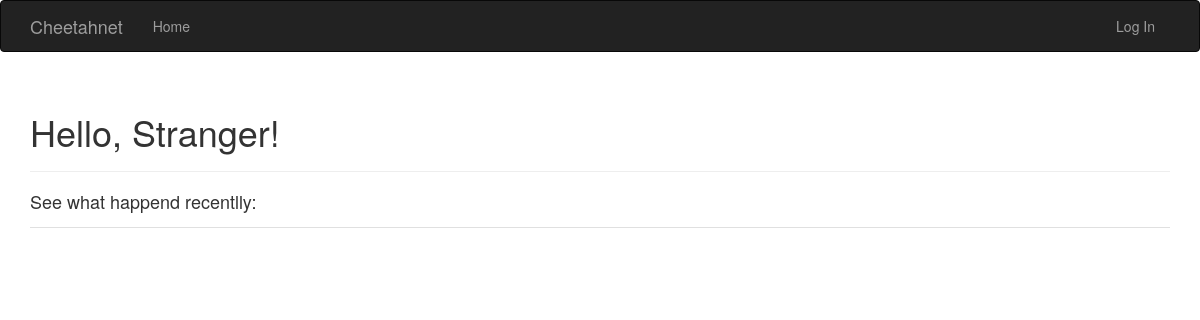
Before: / with the older database file.
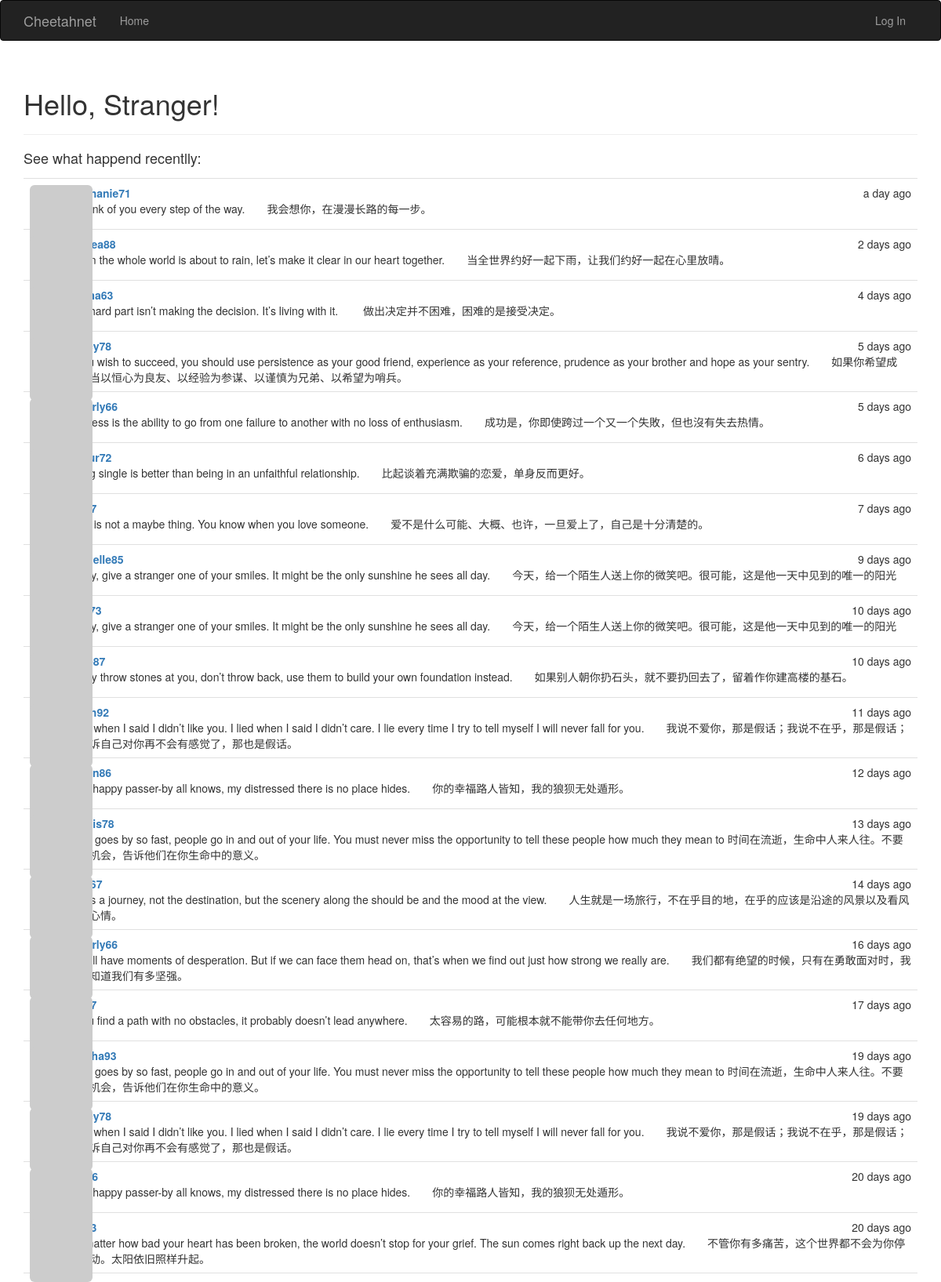
After: the same page with the newer database file.
### app/models.py (models this page shows, shortened)
class Post(db.Model):
    __tablename__ = 'posts'
    id = db.Column(db.Integer, primary_key=True)
    body = db.Column(db.Text)
    timestamp = db.Column(db.DateTime, index=True, default=datetime.utcnow)
    author_id = db.Column(db.Integer, db.ForeignKey('users.id'))

class User(UserMixin, db.Model):
    __tablename__ = 'users'
    id = db.Column(db.Integer, primary_key=True)
    email = db.Column(db.String(64), unique=True, index=True)
    username = db.Column(db.String(64), unique=True, index=True)
    password_hash = db.Column(db.String(128))
    role_id = db.Column(db.Integer, db.ForeignKey('roles.id'))
    confirmed = db.Column(db.Boolean, default=False)
    name = db.Column(db.String(64))
    location = db.Column(db.String(64))
    about_me = db.Column(db.Text())
    member_since = db.Column(db.DateTime(), default=datetime.utcnow)
    last_seen = db.Column(db.DateTime(), default=datetime.utcnow)
    avatar_hash = db.Column(db.String(32))
    posts = db.relationship('Post', backref='author', lazy='dynamic')
    @property
    def password(self):
        raise AttributeError('password is not a readable attribute')
    def gravatar_hash(self):
        return hashlib.md5(self.email.lower().encode('utf-8')).hexdigest()
    def gravatar(self, size=100, default='identicon', rating='g'):
        url = 'https://secure.gravatar.com/avatar'
        hash = self.avatar_hash or self.gravatar_hash()
        return '{url}/{hash}?s={size}&d={default}&r={rating}'.format(
            url=url, hash=hash, size=size, default=default, rating=rating)

### app/main/views.py (the view)
@main.route('/', methods=['GET', 'POST'])
def index():
    form = PostForm()
    if current_user.can(Permission.WRITE) and form.validate_on_submit():
        post = Post(body=form.body.data,
                    author=current_user._get_current_object())
        db.session.add(post)
        db.session.commit()
        return redirect(url_for('.index'))
    posts = Post.query.order_by(Post.timestamp.desc()).all()
    '''
    page = request.args.get('page', 1, type=int)
    show_followed = False
    if current_user.is_authenticated:
        show_followed = bool(request.cookies.get('show_followed', ''))
    if show_followed:
        query = current_user.followed_posts
    else:
        query = Post.query
    pagination = query.order_by(Post.timestamp.desc()).paginate(
        page, per_page=current_app.config['FLASKY_POSTS_PER_PAGE'],
        error_out=False)
    posts = pagination.items
    '''
    return render_template('index.html', form=form, posts=posts)

### app/auth/views.py (called while the page is built)
@auth.before_app_request
def before_request():
    if current_user.is_authenticated:
        current_user.ping()
        if not current_user.confirmed \
                and request.blueprint != 'auth' \
                and request.endpoint != 'static':
            return redirect(url_for('auth.unconfirmed'))

### app/main/__init__.py (called while the page is built)
@main.app_context_processor
def inject_permissions():
    return dict(Permission=Permission)

### app/models.py (called while the page is built)
    def can(self, permissions):
        return False

### app/templates/index.html (shortened to what this page needs)
{% extends "base.html" %}
{% import "bootstrap/wtf.html" as wtf %}
{% block page_content %}
    <div class="page-header">
        <h1>Hello, {% if current_user.is_authenticated %}{{ current_user.username }}{% else %}Stranger{% endif %}!</h1>
    </div>
   {% if not current_user.is_authenticated %}
    <h4>
        See what happend recentlly:
        </h4>
 {% endif %}
    {% include '_posts.html' %}
{% endblock %}

### app/templates/base.html (shortened to what this page needs)
{% extends "bootstrap/base.html" %}
{% block head %}
{{ super() }}
<link rel="stylesheet" type="text/css" href="{{ url_for('static', filename='styles.css') }}">
{% endblock %}
{% block navbar %}
<div class="navbar navbar-inverse" role="navigation">
    <div class="container">
        <div class="navbar-header">
            <a class="navbar-brand" href="{{ url_for('main.index') }}">Cheetahnet</a>
        </div>
        <div class="navbar-collapse collapse">
            <ul class="nav navbar-nav">
                <li><a href="{{ url_for('main.index') }}">Home</a></li>
            </ul>
            <ul class="nav navbar-nav navbar-right">
                {% if current_user.is_authenticated %}
                <li class="dropdown">
                    <a href="#" class="dropdown-toggle" data-toggle="dropdown">
                        <!--
                        -->
                    {{ current_user.email }} <b class="caret"></b>
                    </a>
                    <ul class="dropdown-menu">
                        <li><a href="{{ url_for('auth.password_change') }}">Change Password</a></li>
                        <li><a href="{{ url_for('auth.deleteself') }}">deleteself</a></li>
                        <li><a href="{{ url_for('auth.removeallpost') }}">removeallpost</a></li>
                        <li><a href="{{ url_for('auth.logout') }}">Log Out</a></li>
                    </ul>
                </li>
                {% else %}
                <li><a href="{{ url_for('auth.login') }}">Log In</a></li>
                {% endif %}
            </ul>
        </div>
    </div>
</div>
{% endblock %}
{% block content %}
<div class="container">
    {% block page_content %}{% endblock %}
</div>
{% endblock %}

### app/templates/_posts.html
<ul class="posts">
        {% for post in posts %}
            <li class="post">
                <div class="profile-thumbnail">
                    <a href="{{ url_for('.user', username=post.author.username) }}">
                        <img class="img-rounded profile-thumbnail"
                        src="{{ post.author.gravatar(size=40) }}">
                    </a>
                </div>
                <div class="post-content">
                    <div class="post-date">{{ moment(post.timestamp).fromNow() }}</div>
                    <div class="post-author">
                        <a href="{{ url_for('.user', username=post.author.username) }}">
                            {{ post.author.username }}
                        </a>
                    </div>
                    <div class="post-body">{{ post.body }}</div>
                </div>
            </li>
        {% endfor %}
    </ul>

### app/static/styles.css (style rules this page uses)
.profile-thumbnail { position: absolute; }
ul.posts { list-style-type: none; padding: 0px; margin: 16px 0px 0px 0px; border-top: 1px solid #e0e0e0; }
ul.posts li.post { padding: 8px; border-bottom: 1px solid #e0e0e0; }
div.post-date { float: right; }
div.post-author { font-weight: bold; }
div.post-content { margin-left: 48px; min-height: 48px; }

Changed rows visible on the page:
added Post: timestamp "a day ago", author.username "stephanie71", body "I’ll think of you every step of the way. 我会想你，在漫漫长路的每一步。"
added Post: timestamp "2 days ago", body "When the whole world is about to rain, let’s make it clear in our heart together. 当全世界约好一起下雨，让我们约好一起在心里放晴。"
added Post: timestamp "4 days ago", body "The hard part isn’t making the decision. It’s living with it. 做出决定并不困难，困难的是接受决定。"
added Post: timestamp "5 days ago", body "If you wish to succeed, you should use persistence as your good friend, experience as your reference, prudence as your brother and hope as your sentry. 如果你希望成功，当以恒心为良友、以经验为参谋、以谨慎为兄弟、以希望为哨兵。"
added Post: timestamp "5 days ago", author.username "beverly66", body "Success is the ability to go from one failure to another with no loss of enthusiasm. 成功是，你即使跨过一个又一个失敗，但也沒有失去热情。"
added Post: timestamp "6 days ago", body "Being single is better than being in an unfaithful relationship. 比起谈着充满欺骗的恋爱，单身反而更好。"
added Post: timestamp "7 days ago", body "Love is not a maybe thing. You know when you love someone. 爱不是什么可能、大概、也许，一旦爱上了，自己是十分清楚的。"
added Post: timestamp "9 days ago", author.username "michelle85", body "Today, give a stranger one of your smiles. It might be the only sunshine he sees all day. 今天，给一个陌生人送上你的微笑吧。很可能，这是他一天中见到的唯一的阳光"
added Post: timestamp "10 days ago", body "Today, give a stranger one of your smiles. It might be the only sunshine he sees all day. 今天，给一个陌生人送上你的微笑吧。很可能，这是他一天中见到的唯一的阳光"
added Post: timestamp "10 days ago", body "If they throw stones at you, don’t throw back, use them to build your own foundation instead. 如果别人朝你扔石头，就不要扔回去了，留着作你建高楼的基石。"
added Post: timestamp "11 days ago", body "I lied when I said I didn’t like you. I lied when I said I didn’t care. I lie every time I try to tell myself I will never fall for you. 我说不爱你，那是假话；我说不在乎，那是假话；我告诉自己对你再不会有感觉了，那也是假话。"
added Post: timestamp "12 days ago", body "Your happy passer-by all knows, my distressed there is no place hides. 你的幸福路人皆知，我的狼狈无处遁形。"
added Post: timestamp "13 days ago", body "Time goes by so fast, people go in and out of your life. You must never miss the opportunity to tell these people how much they mean to 时间在流逝，生命中人来人往。不要错失机会，告诉他们在你生命中的意义。"
added Post: timestamp "14 days ago", body "Life is a journey, not the destination, but the scenery along the should be and the mood at the view. 人生就是一场旅行，不在乎目的地，在乎的应该是沿途的风景以及看风景的心情。"
added Post: timestamp "16 days ago", author.username "beverly66", body "We all have moments of desperation. But if we can face them head on, that’s when we find out just how strong we really are. 我们都有绝望的时候，只有在勇敢面对时，我们才知道我们有多坚强。"
added Post: timestamp "17 days ago", body "If you find a path with no obstacles, it probably doesn’t lead anywhere. 太容易的路，可能根本就不能带你去任何地方。"
added Post: timestamp "19 days ago", body "Time goes by so fast, people go in and out of your life. You must never miss the opportunity to tell these people how much they mean to 时间在流逝，生命中人来人往。不要错失机会，告诉他们在你生命中的意义。"
added Post: timestamp "19 days ago", body "I lied when I said I didn’t like you. I lied when I said I didn’t care. I lie every time I try to tell myself I will never fall for you. 我说不爱你，那是假话；我说不在乎，那是假话；我告诉自己对你再不会有感觉了，那也是假话。"
added Post: timestamp "20 days ago", body "Your happy passer-by all knows, my distressed there is no place hides. 你的幸福路人皆知，我的狼狈无处遁形。"
added Post: timestamp "20 days ago", body "No matter how bad your heart has been broken, the world doesn’t stop for your grief. The sun comes right back up the next day. 不管你有多痛苦，这个世界都不会为你停止转动。太阳依旧照样升起。"
